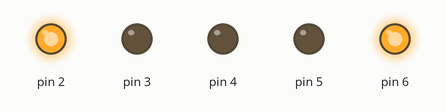
Bench run of a sketch on a simulated Arduino Uno, built with avr-gcc and run on an emulated ATmega328P. Shown: output pins drawn as LEDs (lit = HIGH).

Above: at 3.0 s.
At 7.5 s:
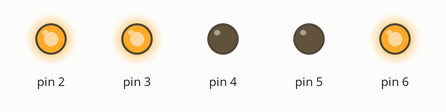
At 12.5 s:
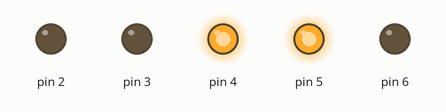
At 17.0 s:
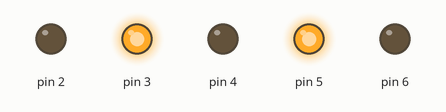
Timing chart, 0 to 23.4 s (numbered marks = the images above):
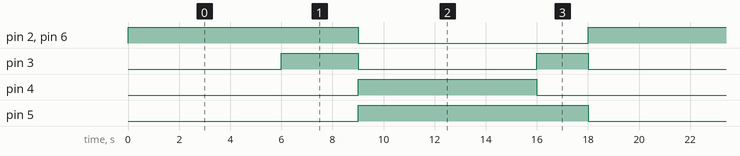

Measured:
- by itself, pin 2, pin 5, pin 6: alternates HIGH for 9.0 s and LOW for 9.0 s
- by itself, pin 3: repeats every 18.0 s: LOW 7.0 s, HIGH 2.0 s, LOW 6.0 s, HIGH 3.0 s
- by itself, pin 4: alternates HIGH for 7.0 s and LOW for 11.0 s

The sketch:

Traffic_Lights.ino
```cpp
void setup()
{
  pinMode(2, OUTPUT);
  pinMode(3, OUTPUT);
  pinMode(4, OUTPUT);
  pinMode(5, OUTPUT);
  pinMode(6, OUTPUT);
}

void loop()
{

  digitalWrite(2, HIGH);
  digitalWrite(6, HIGH);
  delay(6000);
  digitalWrite(3, HIGH);
  delay(3000);
  digitalWrite(2, LOW);
  digitalWrite(3, LOW);
  digitalWrite(4, HIGH);
  digitalWrite(5, HIGH);
  digitalWrite(6, LOW);
  delay(7000);
  digitalWrite(4, LOW);
  digitalWrite(3, HIGH);
  delay(2000);
  digitalWrite(3, LOW);
  digitalWrite(2, HIGH);
  digitalWrite(5, LOW);

}
```
